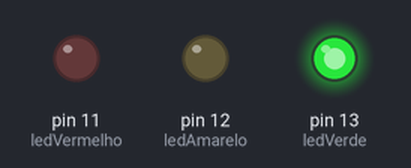
This sketch was run on a simulated Arduino Uno, built with avr-gcc and run on an emulated ATmega328P. On the bench: output pins drawn as LEDs (lit = HIGH).

Above: at 2.0 s.
At 5.0 s:
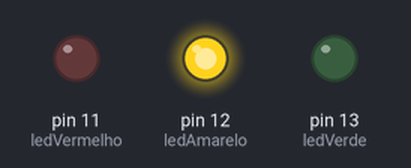
At 8.0 s:
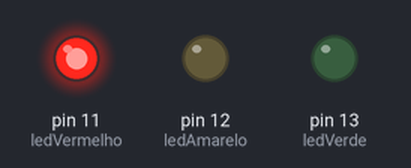
Timing chart, 0 to 13.0 s (numbered marks = the images above):
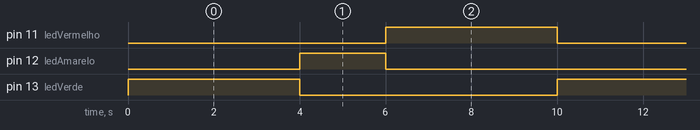

Measured:
- by itself, pin 11 (ledVermelho), pin 13 (ledVerde): alternates HIGH for 4.0 s and LOW for 6.0 s
- by itself, pin 12 (ledAmarelo): alternates HIGH for 2.0 s and LOW for 8.0 s
- by itself, everything shown: repeats every 10.0 s, in 4 steps

The sketch:

6__Project_TrafficLightControl.ino
```cpp
//6º Projeto: Controle de semáforo com LEDs no Arduino (Simples).
//Gabriel Sassati

int ledVerde = 13; // LED Verde conectado ao pino 13
int ledAmarelo = 12; // LED Amarelo conectado ao pino 12
int ledVermelho = 11; // LED Vermelho conectado ao pino 11

// Função setup(): executada uma única vez quando o Arduino é ligado ou reiniciado
void setup() {
  pinMode(ledVerde, OUTPUT); // Define o pino do LED Verde como saída
  pinMode(ledAmarelo, OUTPUT); // Define o pino do LED Amarelo como saída
  pinMode(ledVermelho, OUTPUT); // Define o pino do LED Vermelho como saída
}

// Função loop(): executada continuamente enquanto o Arduino estiver ligado
void loop() {
  // Acende o LED Verde
  digitalWrite(ledVerde, HIGH);
  delay(4000);
  // Espera 4 segundos
  digitalWrite(ledVerde, LOW); // Apaga o LED Verde
  // Acende o LED Amarelo
  digitalWrite(ledAmarelo, HIGH);
  delay(2000);
  // Espera 2 segundos
  digitalWrite(ledAmarelo, LOW); // Apaga o LED Amarelo
  // Acende o LED Vermelho
  digitalWrite(ledVermelho, HIGH);
  delay(4000);
  // Espera 4 segundos
  digitalWrite(ledVermelho, LOW); // Apaga o LED Vermelho
}
```
